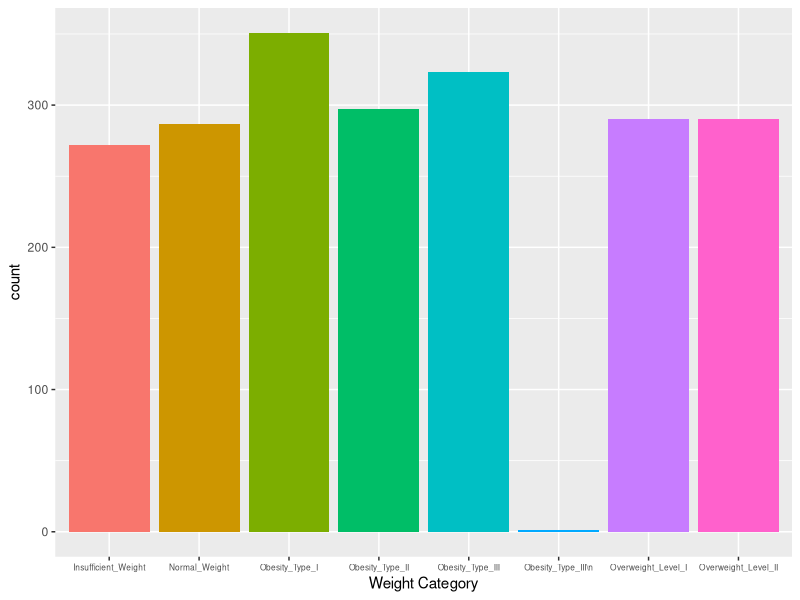

This figure's R source:
## ---- chunk 1
knitr::opts_chunk$set(echo = TRUE,tidy.opts=list(width.cutoff=90), tidy=TRUE)
## ---- chunk 2
library(ggplot2)
ObesityDataset = read.csv("ObesityDataSet_raw_and_data_sinthetic.csv")

# A Plot of how many people analyzed were in each weight category
ObesityDataset |> ggplot(aes(x = NObeyesdad, fill = NObeyesdad)) + geom_bar() + 
  theme(axis.text.x=element_text(size=6), legend.position = "none") + xlab("Weight Category")
